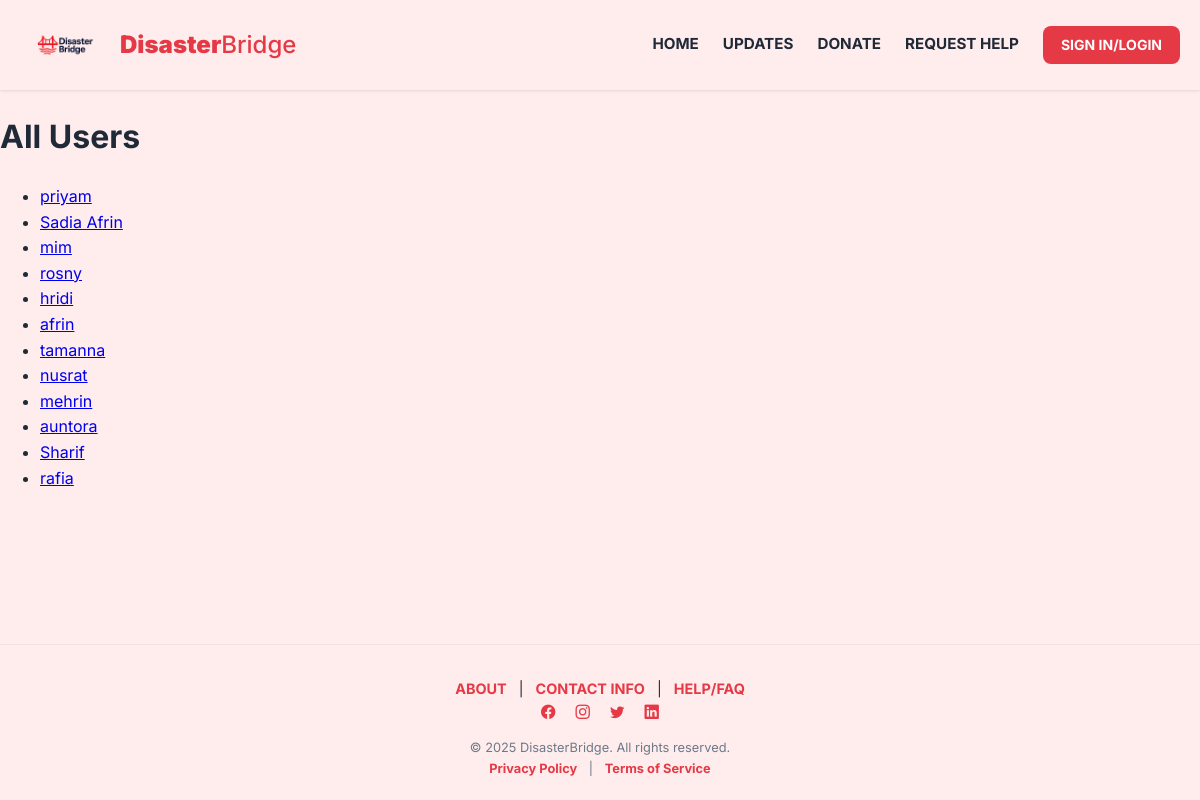
The app's page /users/, older data.
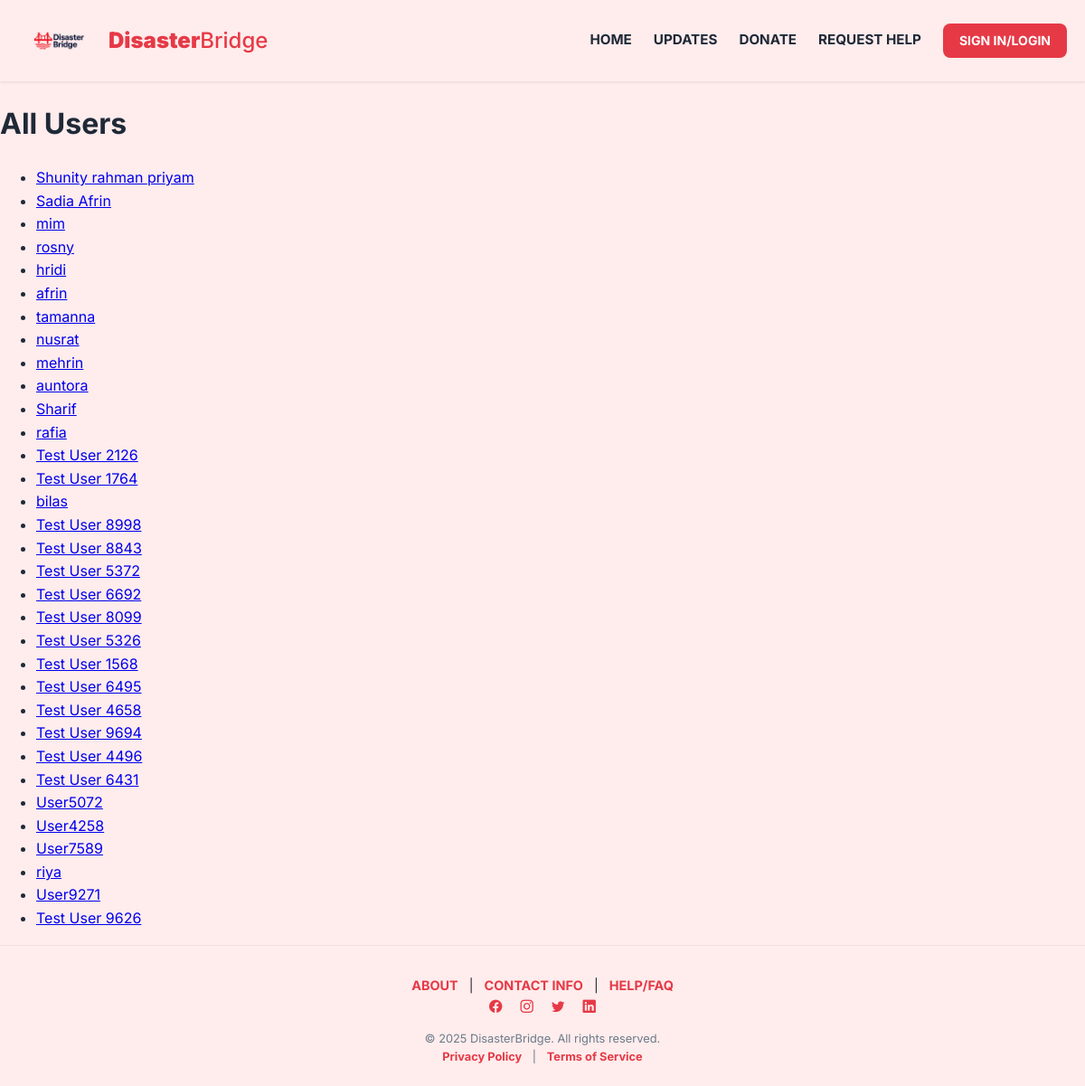
The same page, newer data.
### core/models.py (models this page shows, shortened)
class User(AbstractBaseUser, PermissionsMixin):
    user_id = models.AutoField(primary_key=True)
    ROLE_CHOICES = [
        ("victim", "Victim"),
        ("volunteer", "Volunteer"),
        ("donor", "Donor"),
        ("admin", "Admin"),
    ]
    LANGUAGE_CHOICES = [
        ('en', 'English'),
        ('bn', 'Bangla'),
    ]
    email = models.EmailField(unique=True)
    phone_number = models.CharField(max_length=15, unique=True)
    name = models.CharField(max_length=100)
    role = models.CharField(max_length=20, choices=ROLE_CHOICES)
    language_preference = models.CharField(
        max_length=10,
        choices=LANGUAGE_CHOICES,
        default='en')
    verification_status = models.BooleanField(default=False)
    date_registered = models.DateTimeField(auto_now_add=True)
    is_active = models.BooleanField(default=True)
    is_staff = models.BooleanField(default=False)
    objects = UserManager()
    USERNAME_FIELD = "email"
    REQUIRED_FIELDS = ["phone_number", "name", "role"]

### core/views.py (the view)
# urls.py: path("users/", views.user_list, name="user_list"),
def user_list(request):
    users = User.objects.all()
    return render(request, "core/user_list.html", {"users": users})

### core/templates/core/user_list.html (shortened to what this page needs)
{% extends 'core/base.html' %}
{% load static %}
{% block content %}
<!DOCTYPE html>
<html lang="en">
<head>
</head>
<body>
    <h1>All Users</h1>
    <ul>
        {% for user in users %}
            <li>
                <a href="{% url 'user_detail' user.user_id %}">{{ user.name }}</a>
            </li>
        {% empty %}
            <li>No users found.</li>
        {% endfor %}
    </ul>
</body>
</html>
{% endblock %}

Row changes from the older to the newer data that the page shows:
changed User: name "priyam" → "Shunity rahman priyam"
added User: name "Test User 2126"
added User: name "Test User 1764"
added User: name "bilas"
added User: name "Test User 8998"
added User: name "Test User 8843"
added User: name "Test User 5372"
added User: name "Test User 6692"
added User: name "Test User 8099"
added User: name "Test User 5326"
added User: name "Test User 1568"
added User: name "Test User 6495"
added User: name "Test User 4658"
added User: name "Test User 9694"
added User: name "Test User 4496"
added User: name "Test User 6431"
added User: name "User5072"
added User: name "User4258"
added User: name "User7589"
added User: name "riya"
added User: name "User9271"
added User: name "Test User 9626"
